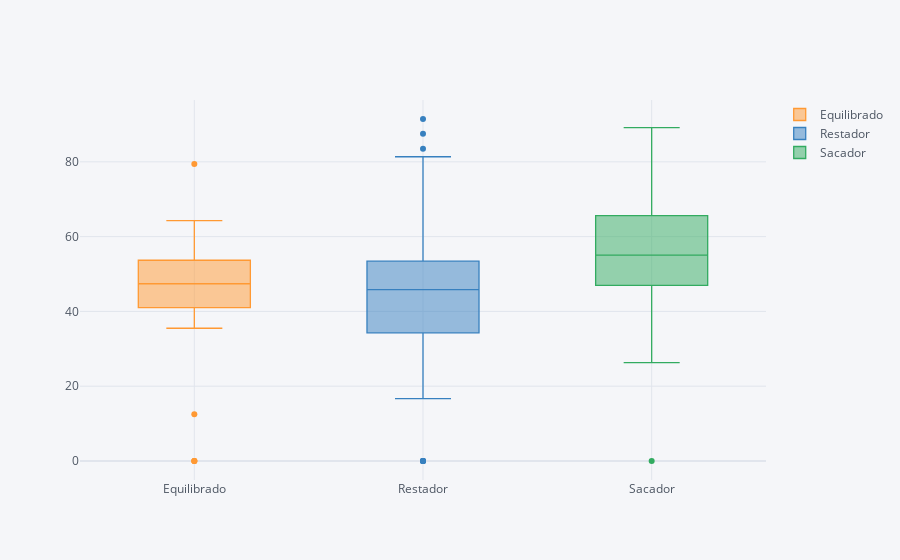

Source (notebook cell):
### Code cell
tdf[['Perfil jugador','% de Victorias ']].pivot(columns='Perfil jugador',values='% de Victorias ').iplot(kind='box',boxpoints='outliers')

### Figure 1 — Plotly figure (JSON) as saved in the notebook; plotly's stock layout.template omitted (floating-point values rounded to 4 significant figures; data arrays with more than 128 entries replaced by an {"elided": "..."} marker saying what was removed)
{"data": [{"boxpoints": "outliers", "line": {"width": 1.3}, "marker": {"color": "rgba(255, 153, 51, 1.0)"}, "name": "Equilibrado", "orientation": "v", "type": "box", "y": {"elided": "263 float values"}}, {"boxpoints": "outliers", "line": {"width": 1.3}, "marker": {"color": "rgba(55, 128, 191, 1.0)"}, "name": "Restador", "orientation": "v", "type": "box", "y": {"elided": "263 float values"}}, {"boxpoints": "outliers", "line": {"width": 1.3}, "marker": {"color": "rgba(50, 171, 96, 1.0)"}, "name": "Sacador", "orientation": "v", "type": "box", "y": {"elided": "263 float values"}}], "layout": {"legend": {"bgcolor": "#F5F6F9", "font": {"color": "#4D5663"}}, "paper_bgcolor": "#F5F6F9", "plot_bgcolor": "#F5F6F9", "title": {"font": {"color": "#4D5663"}}, "xaxis": {"gridcolor": "#E1E5ED", "showgrid": true, "tickfont": {"color": "#4D5663"}, "title": {"font": {"color": "#4D5663"}, "text": ""}, "zerolinecolor": "#E1E5ED"}, "yaxis": {"gridcolor": "#E1E5ED", "showgrid": true, "tickfont": {"color": "#4D5663"}, "title": {"font": {"color": "#4D5663"}, "text": ""}, "zerolinecolor": "#E1E5ED"}}}
